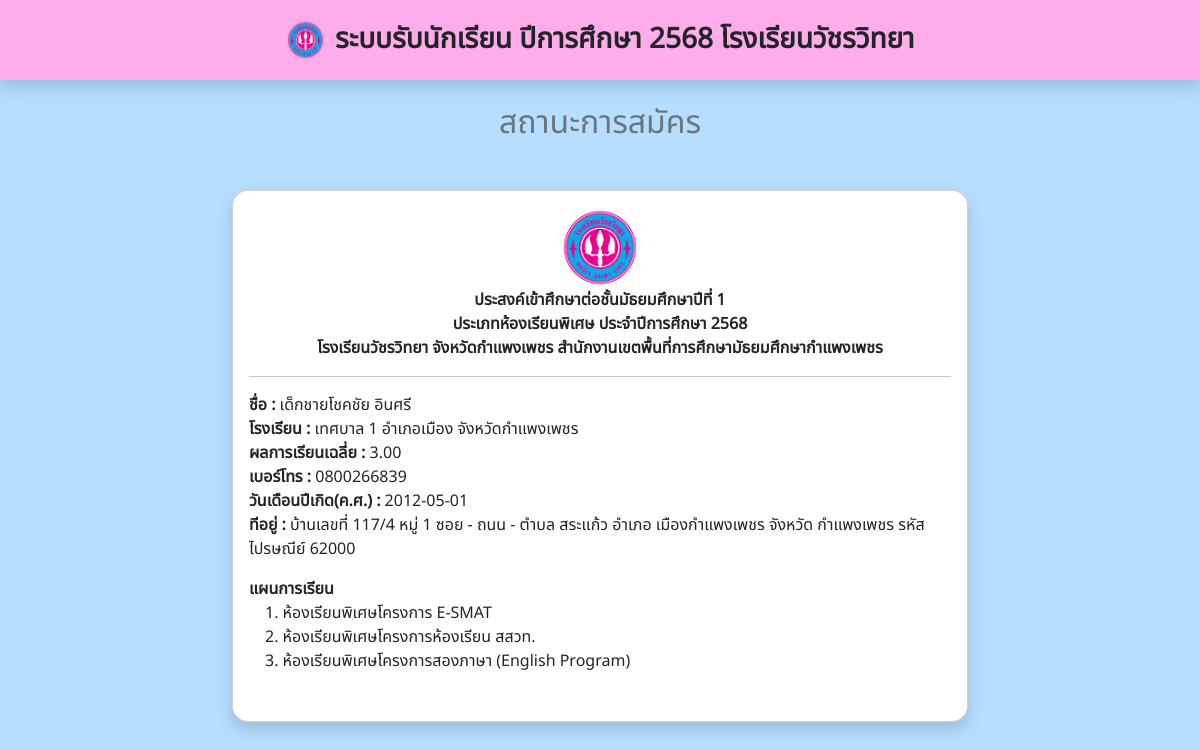
The page /status_m1.php?code_id=0629900000417 on the database its author committed.
### tables this page shows
CREATE TABLE `regis_m1` (
  `code_id` varchar(13) NOT NULL COMMENT 'เลขบัตรประชาชน',
  `title` varchar(10) NOT NULL COMMENT 'คำนำหน้า',
  `name` varchar(50) NOT NULL COMMENT 'ชื่อ',
  `surname` varchar(70) NOT NULL COMMENT 'นามสกุล',
  `school_name` varchar(50) NOT NULL COMMENT 'โรงเรียน',
  `school_district` varchar(50) NOT NULL COMMENT 'อำเภอ',
  `school_province` varchar(50) NOT NULL COMMENT 'จังหวัด',
  `grade` varchar(5) NOT NULL COMMENT 'ผลการเรียน',
  `spacial` varchar(70) NOT NULL COMMENT 'ความสามารถพิเศษ',
  `bdate` date NOT NULL COMMENT 'วันเดือนปีเกิด',
  `station_bdate` varchar(30) NOT NULL COMMENT 'สถานที่เกิด',
  `blood` varchar(2) NOT NULL COMMENT 'หมู่เลือด',
  `home_id` varchar(10) NOT NULL COMMENT 'บ้านเลขที่',
  `home_group` varchar(9) NOT NULL COMMENT 'หมู่',
  `alley` varchar(20) NOT NULL COMMENT 'ซอย',
  `street` varchar(30) NOT NULL COMMENT 'ถนน',
  `sub_district` varchar(30) NOT NULL COMMENT 'ตำบล',
  `district` varchar(30) NOT NULL COMMENT 'อำเภอ',
  `province` varchar(30) NOT NULL COMMENT 'จังหวัด',
  `post_code` int(11) NOT NULL COMMENT 'รหัสไปรษณีย์',
  `tel` varchar(10) NOT NULL COMMENT 'เบอร์โทร',
  `father_name` varchar(30) NOT NULL COMMENT 'ชื่อบิดา',
  `father_surname` varchar(30) NOT NULL COMMENT 'นามสกุลบิดา',
  `father_occupation` varchar(70) NOT NULL COMMENT 'อาชีพบิดา',
  `father_tel` varchar(10) NOT NULL COMMENT 'เบอร์โทรบิดา',
  `mother_name` varchar(30) NOT NULL COMMENT 'ชื่อมารดา',
  `mother_surname` varchar(30) NOT NULL COMMENT 'นามสกุลมารดา',
  `mother_occupation` varchar(70) NOT NULL COMMENT 'อาชีพมารดา',
  `mother_tel` varchar(10) NOT NULL COMMENT 'เบอร์โทรมารดา',
  `class1` varchar(10) NOT NULL COMMENT 'อันดับ1',
  `class2` varchar(10) NOT NULL COMMENT 'อันดับ2',
  `class3` varchar(10) NOT NULL COMMENT 'อันดับ3',
  `date_regis` timestamp NOT NULL DEFAULT CURRENT_TIMESTAMP,
  `date_update` timestamp NOT NULL DEFAULT CURRENT_TIMESTAMP ON UPDATE CURRENT_TIMESTAMP,
  `house_regis` varchar(30) NOT NULL,
  `grade_file1` varchar(30) NOT NULL,
  `grade_file2` varchar(30) DEFAULT NULL,
  `status` varchar(20) NOT NULL COMMENT 'สถานะ'
);

### status_m1.php (the view, shortened to what this page needs)
<?php
    include "dblink.php";
    $code_id = $_GET['code_id'];
    $sql = "SELECT * FROM regis_m1 WHERE code_id = $code_id";
    $result = mysqli_query($conn,$sql);
    $row = mysqli_fetch_array($result);
?>
<!DOCTYPE html>
<html lang="en">
<head>
    <link rel="stylesheet" href="style.css">
    <link href="https://cdn.jsdelivr.net/npm/bootstrap@5.2.3/dist/css/bootstrap.min.css" rel="stylesheet">
  </head>
  <body class="body">
    <?php include('components/header.php'); ?>
    <div class="container">
        <h2 class="text-secondary text-center mb-5">สถานะการสมัคร</h2>
        <div class="row justify-content-center">
            <div class="col-12 col-lg-8">
                <div class="card shadow rounded-4 p-3 mb-4">
                    <div style="width: 100%; text-align:center;">
                        <img src="img/logo โรงเรยีน.png" width="80px">
                    </div>
                    <div class="fw-bold text-center">
                        ประสงค์เข้าศึกษาต่อชั้นมัธยมศึกษาปีที่ 1 <br>
                        ประเภทห้องเรียนพิเศษ ประจำปีการศึกษา 2568 <br>
                        โรงเรียนวัชรวิทยา  จังหวัดกำแพงเพชร  สำนักงานเขตพื้นที่การศึกษามัธยมศึกษากำแพงเพชร
                    </div>
                    <hr>
                    <div class="mb-3">
                        <p>
                            <strong>ชื่อ : </strong><?=$row['title'].$row['name']." ".$row['surname']?><br>
                            <strong>โรงเรียน : </strong><?=$row['school_name']." อำเภอ".$row['school_district']." จังหวัด".$row['school_province']?><br>
                            <strong>ผลการเรียนเฉลี่ย : </strong><?=$row['grade']?><br>
                            <strong>เบอร์โทร : </strong><?=$row['tel']?><br>
                            <strong>วันเดือนปีเกิด(ค.ศ.) : </strong><?=$row['bdate']?><br>
                            <strong>ทีอยู่ : </strong>บ้านเลขที่ <?=$row['home_id']?> หมู่ <?=$row['home_group']?> ซอย <?=$row['alley']?> ถนน <?=$row['street']?> ตำบล <?=$row['sub_district']?> อำเภอ <?=$row['district']?> จังหวัด <?=$row['province']?> รหัสไปรษณีย์ <?=$row['post_code']?><br>
                            <div class="mt-3"><strong>แผนการเรียน</strong></div>
                            <div class="ps-3">
                                1. <?php if($row['class1'] == 'esmat'){echo "ห้องเรียนพิเศษโครงการ E-SMAT";}else if($row['class1'] == 'ep'){echo "ห้องเรียนพิเศษโครงการสองภาษา (English Program)";}else{echo "ห้องเรียนพิเศษโครงการห้องเรียน สสวท.";} ?><br>
                                2. <?php if($row['class2'] == 'esmat'){echo "ห้องเรียนพิเศษโครงการ E-SMAT";}else if($row['class2'] == 'ep'){echo "ห้องเรียนพิเศษโครงการสองภาษา (English Program)";}else{echo "ห้องเรียนพิเศษโครงการห้องเรียน สสวท.";} ?><br>
                                3. <?php if($row['class3'] == 'esmat'){echo "ห้องเรียนพิเศษโครงการ E-SMAT";}else if($row['class3'] == 'ep'){echo "ห้องเรียนพิเศษโครงการสองภาษา (English Program)";}else{echo "ห้องเรียนพิเศษโครงการห้องเรียน สสวท.";} ?>
                            </div>
                        </p>
                    </div>
                </div>
            </div>
        </div>
    </div>
  </body>
</html>

### style.css (style rules this page uses)
* { font-family: nato; margin: 0; padding:0; box-sizing: border-box; }
.body { background-color: rgb(182, 222, 255); }

### rows shown on the page
regis_m1: title "เด็กชาย", name "โชคชัย", surname "อินศรี", school_name "เทศบาล 1", school_district "เมือง", school_province "กำแพงเพชร", grade "3.00", tel "0800266839", bdate "2012-05-01", home "117/4", home_group "1", alley "-", street "-", sub_district "สระแก้ว", district "เมืองกำแพงเพชร", province "กำแพงเพชร", post_code "62000"
